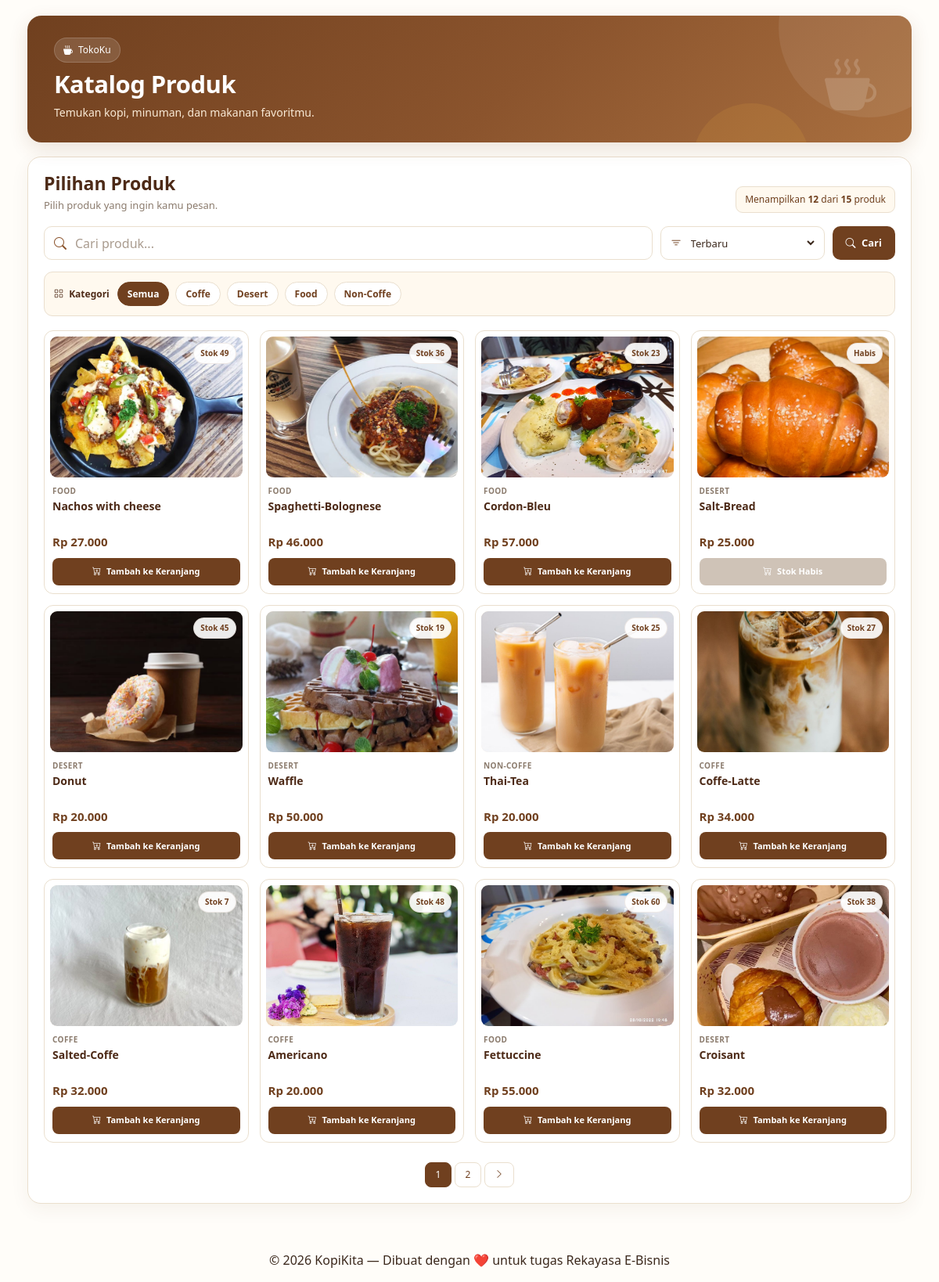
Page /katalog.php (signed in) on the committed database.
### tables this page shows
CREATE TABLE `products` (
  `id` int(11) NOT NULL,
  `category_id` int(11) DEFAULT NULL,
  `nama` varchar(150) NOT NULL,
  `harga` decimal(10,2) NOT NULL,
  `stok` int(11) DEFAULT 0,
  `gambar` varchar(255) DEFAULT NULL,
  `deskripsi` text DEFAULT NULL,
  `created_at` datetime DEFAULT current_timestamp()
);

CREATE TABLE `categories` (
  `id` int(11) NOT NULL,
  `nama` varchar(100) NOT NULL,
  `created_at` datetime DEFAULT current_timestamp()
);

### katalog.php (the view, shortened to what this page needs)
<?php
require_once 'includes/db.php';
$q        = trim($_GET['q'] ?? '');
$kategori = trim($_GET['kategori'] ?? '');
$sort     = $_GET['sort'] ?? 'terbaru';
$page     = max(1, (int)($_GET['page'] ?? 1));
$perPage  = 12;
$offset   = ($page - 1) * $perPage;
$where = [];
$params = [];
$whereSQL = $where ? 'WHERE ' . implode(' AND ', $where) : '';
$sortMap = [
    'terbaru'    => 'p.id DESC',
    'nama_asc'   => 'p.nama ASC',
    'nama_desc'  => 'p.nama DESC',
    'harga_asc'  => 'p.harga ASC',
    'harga_desc' => 'p.harga DESC'
];
$orderSQL = $sortMap[$sort] ?? $sortMap['terbaru'];
$countSql = "
    SELECT COUNT(*)
    FROM products p
    LEFT JOIN categories c ON p.category_id = c.id
    $whereSQL
";
$countStmt = $pdo->prepare($countSql);
$countStmt->execute($params);
$totalData = (int)$countStmt->fetchColumn();
$totalPages = max(1, ceil($totalData / $perPage));
$sql = "
    SELECT
        p.*,
        c.nama AS kategori
    FROM products p
    LEFT JOIN categories c ON p.category_id = c.id
    $whereSQL
    ORDER BY $orderSQL
    LIMIT $perPage OFFSET $offset
";
$stmt = $pdo->prepare($sql);
$stmt->execute($params);
$products = $stmt->fetchAll(PDO::FETCH_ASSOC);
$categoryStmt = $pdo->query("
    SELECT DISTINCT nama
    FROM categories
    ORDER BY nama ASC
");
$categories = $categoryStmt->fetchAll(PDO::FETCH_ASSOC);
function buildQuery($overrides = [])
{
    $params = [
        'q'        => $_GET['q'] ?? '',
        'kategori' => $_GET['kategori'] ?? '',
        'sort'     => $_GET['sort'] ?? 'terbaru',
        'page'     => $_GET['page'] ?? 1
    ];
    foreach ($overrides as $key => $value) {
        $params[$key] = $value;
    }
    $params = array_filter($params, function ($value) {
        return $value !== '' && $value !== null;
    });
    $qs = http_build_query($params);
    return htmlspecialchars(
        $qs === '' ? 'katalog.php' : '?' . $qs
    );
}
?>
<!DOCTYPE html>
<html lang="id">
<head>
    <link
        href="https://cdn.jsdelivr.net/npm/bootstrap@5.3.3/dist/css/bootstrap.min.css"
        rel="stylesheet">
    <link
        rel="stylesheet"
        href="https://cdn.jsdelivr.net/npm/bootstrap-icons@1.11.3/font/bootstrap-icons.min.css">
</head>
<body>
    <main>
        <div class="home-container">
            <section class="catalog-hero">
                <div class="hero-content">
                    <div class="hero-small">
                        <i class="bi bi-cup-hot-fill"></i>
                        TokoKu
                    </div>
                    <h1>Katalog Produk</h1>
                    <p>
                        Temukan kopi, minuman, dan makanan favoritmu.
                    </p>
                </div>
                <i class="bi bi-cup-hot-fill hero-coffee-icon"></i>
            </section>
            <section class="catalog-shell">
                <div class="catalog-heading">
                    <div>
                        <h2>
                            Pilihan Produk
                        </h2>
                        <p>
                            Pilih produk yang ingin kamu pesan.
                        </p>
                    </div>
                    <div class="result-info" id="resultInfo">
                    </div>
                </div>
                <form
                    method="GET"
                    action="katalog.php"
                    class="catalog-toolbar"
                    id="searchForm">
                    <div class="search-box">
                        <i class="bi bi-search"></i>
                        <input
                            type="text"
                            name="q"
                            id="liveSearch"
                            value="<?= htmlspecialchars($q) ?>"
                            placeholder="Cari produk..."
                            autocomplete="off">
                    </div>
                    <div class="sort-box">
                        <i class="bi bi-filter"></i>
                        <select
                            name="sort"
                            onchange="this.form.submit()">
                            <option
                                value="terbaru"
                                <?= $sort === 'terbaru' ? 'selected' : '' ?>>
                                Terbaru
                            </option>
                        </select>
                    </div>
                    <button
                        type="submit"
                        class="search-button">
                        <i class="bi bi-search me-1"></i>
                        Cari
                    </button>
                </form>
                <div class="category-area">
                    <span class="category-title">
                        <i class="bi bi-grid me-1"></i>
                        Kategori
                    </span>
                    <a
                        href="<?= buildQuery([
                                    'kategori' => '',
                                    'page' => 1
                                ]) ?>"
                        class="category-pill <?= $kategori === '' ? 'active' : '' ?>">
                        Semua
                    </a>
                    <?php foreach ($categories as $cat): ?>
                        <a
                            href="<?= buildQuery([
                                        'kategori' => $cat['nama'],
                                        'page' => 1
                                    ]) ?>"
                            class="category-pill <?= $kategori === $cat['nama'] ? 'active' : '' ?>">
                            <?= htmlspecialchars($cat['nama']) ?>
                        </a>
                    <?php endforeach; ?>
                </div>
                <?php if (count($products) > 0): ?>
                    <div
                        class="product-grid"
                        id="productGrid">
                        <?php foreach ($products as $product): ?>
                            <?php
                            $gambar = $product['gambar'] ?? '';
                            $nama = $product['nama'] ?? '';
                            $deskripsi = $product['deskripsi'] ?? '';
                            $stok = (int)($product['stok'] ?? 0);
                            $harga = (float)($product['harga'] ?? 0);
                            $kategoriProduk = $product['kategori'] ?? '';
                            ?>
                            <div
                                class="catalog-product-item"
                                data-search="<?= htmlspecialchars(
                                                    $nama . ' ' . $kategoriProduk
                                                ) ?>"
                                data-category="<?= htmlspecialchars(
                                                    $kategoriProduk
                                                ) ?>">
                                <div
                                    class="product-card"
                                    data-bs-toggle="modal"
                                    data-bs-target="#produkModal"
                                    data-id="<?= (int)$product['id'] ?>"
                                    data-nama="<?= htmlspecialchars($nama) ?>"
                                    data-harga="<?= htmlspecialchars($harga) ?>"
                                    data-kategori="<?= htmlspecialchars(
                                                        $kategoriProduk
                                                    ) ?>"
                                    data-stok="<?= $stok ?>"
                                    data-deskripsi="<?= htmlspecialchars(
                                                        $deskripsi
                                                    ) ?>"
                                    data-gambar="<?= htmlspecialchars(
                                                        $gambar
                                                    ) ?>">
                                    <div class="product-thumb">
                                        <?php if ($gambar): ?>
                                            <img
                                                src="uploads/products/<?= htmlspecialchars($gambar) ?>"
                                                alt="<?= htmlspecialchars($nama) ?>"
                                                onerror="
                                                this.style.display='none';
                                                this.nextElementSibling.style.display='flex';
                                            ">
                                        <?php endif; ?>
                                        <?php if ($stok > 0): ?>
                                            <span class="stock-badge">
                                                Stok <?= $stok ?>
                                            </span>
                                        <?php else: ?>
                                            <span class="stock-badge">
                                                Habis
                                            </span>
                                        <?php endif; ?>
                                    </div>
                                    <div class="product-body">
                                        <div class="product-category">
                                            <?= htmlspecialchars(
                                                $kategoriProduk ?: 'Produk'
                                            ) ?>
                                        </div>
                                        <h3 class="product-name">
                                            <?= htmlspecialchars($nama) ?>
                                        </h3>
                                        <div class="product-price">
                                            Rp <?= number_format(
                                                    $harga,
                                                    0,
                                                    ',',
                                                    '.'
                                                ) ?>
                                        </div>
                                        <button
                                            type="button"
                                            class="quick-add"
                                            <?= $stok <= 0 ? 'disabled' : '' ?>
                                            onclick="
                                            event.stopPropagation();
                                            quickAdd(
                                                <?= (int)$product['id'] ?>,
                                                this
                                            );
                                        ">
                                            <i class="bi bi-cart-plus me-1"></i>
                                            <?= $stok > 0
                                                ? 'Tambah ke Keranjang'
                                                : 'Stok Habis'
                                            ?>
                                        </button>
                                    </div>
                                </div>
                            </div>
                        <?php endforeach; ?>
                    </div>
                <?php endif; ?>
                <?php if ($totalPages > 1): ?>
                    <div class="pagination-area">
                        <nav>
                            <ul class="pagination">
                                <?php for ($i = 1; $i <= $totalPages; $i++): ?>
                                    <li
                                        class="page-item
                                    <?= $i == $page ? 'active' : '' ?>">
                                        <a
                                            class="page-link"
                                            href="<?= buildQuery([
                                                        'page' => $i
                                                    ]) ?>">
                                            <?= $i ?>
                                        </a>
                                    </li>
                                <?php endfor; ?>
                                <?php if ($page < $totalPages): ?>
                                    <li class="page-item">
                                        <a
                                            class="page-link"
                                            href="<?= buildQuery([
                                                        'page' => $page + 1
                                                    ]) ?>">
                                            <i class="bi bi-chevron-right"></i>
                                        </a>
                                    </li>
                                <?php endif; ?>
                            </ul>
                        </nav>
                    </div>
                <?php endif; ?>
            </section>
        </div>
    </main>
    <?php include 'footer.php'; ?>
</body>
</html>

### rows in the picture
products: gambar (picture), stok "49", category.nama "FOOD", nama "Nachos with cheese", harga "27.000", shows "Tambah ke Keranjang"
products: gambar (picture), stok "36", category.nama "FOOD", nama "Spaghetti-Bolognese", harga "46.000", shows "Tambah ke Keranjang"
products: gambar (picture), stok "23", category.nama "FOOD", nama "Cordon-Bleu", harga "57.000", shows "Tambah ke Keranjang"
products: gambar (picture), stok "Habis", category.nama "DESERT", nama "Salt-Bread", harga "25.000"
products: gambar (picture), stok "45", category.nama "DESERT", nama "Donut", harga "20.000", shows "Tambah ke Keranjang"
products: gambar (picture), stok "19", category.nama "DESERT", nama "Waffle", harga "50.000", shows "Tambah ke Keranjang"
products: gambar (picture), stok "25", category.nama "NON-COFFE", nama "Thai-Tea", harga "20.000", shows "Tambah ke Keranjang"
products: gambar (picture), stok "27", category.nama "COFFE", nama "Coffe-Latte", harga "34.000", shows "Tambah ke Keranjang"
products: gambar (picture), stok "7", category.nama "COFFE", nama "Salted-Coffe", harga "32.000", shows "Tambah ke Keranjang"
products: gambar (picture), stok "48", category.nama "COFFE", nama "Americano", harga "20.000", shows "Tambah ke Keranjang"
products: gambar (picture), stok "60", category.nama "FOOD", nama "Fettuccine", harga "55.000", shows "Tambah ke Keranjang"
products: gambar (picture), stok "38", category.nama "DESERT", nama "Croisant", harga "32.000", shows "Tambah ke Keranjang"

### other values in the picture
$cat['nama'] "Coffe"
$cat['nama'] "Desert"
$cat['nama'] "Food"
$cat['nama'] "Non-Coffe"
